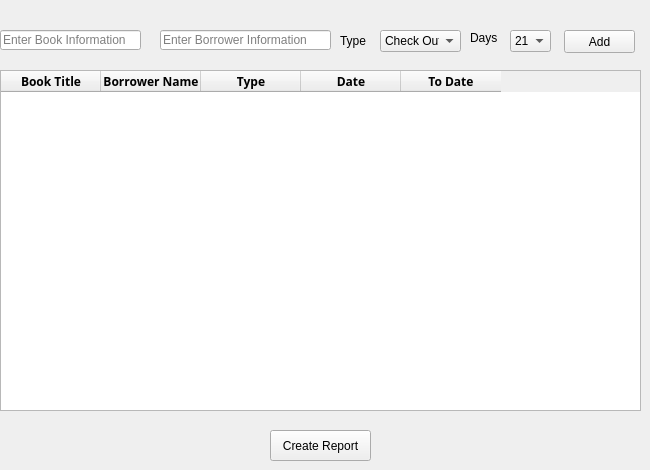
    <widget class="QWidget" name="tab">
     <attribute name="title">
      <string>Transaction</string>
     </attribute>
     <widget class="QTableWidget" name="tableWidget">
      <property name="geometry">
       <rect>
        <x>0</x>
        <y>70</y>
        <width>641</width>
        <height>341</height>
       </rect>
      </property>
      <property name="font">
       <font>
        <family>Segoe UI Semibold</family>
        <pointsize>9</pointsize>
        <weight>75</weight>
        <bold>true</bold>
       </font>
      </property>
      <column>
       <property name="text">
        <string>Book Title</string>
       </property>
      </column>
      <column>
       <property name="text">
        <string>Borrower Name</string>
       </property>
      </column>
      <column>
       <property name="text">
        <string>Type</string>
       </property>
      </column>
      <column>
       <property name="text">
        <string>Date</string>
       </property>
      </column>
      <column>
       <property name="text">
        <string>To Date</string>
       </property>
      </column>
     </widget>
     <widget class="QLabel" name="label">
      <property name="geometry">
       <rect>
        <x>340</x>
        <y>30</y>
        <width>31</width>
        <height>21</height>
       </rect>
      </property>
      <property name="text">
       <string>Type</string>
      </property>
     </widget>
     <widget class="QComboBox" name="comboBox">
      <property name="geometry">
       <rect>
        <x>380</x>
        <y>30</y>
        <width>81</width>
        <height>22</height>
       </rect>
      </property>
      <item>
       <property name="text">
        <string>Check Out</string>
       </property>
      </item>
      <item>
       <property name="text">
        <string>Check In</string>
       </property>
      </item>
      <item>
       <property name="text">
        <string>Renew</string>
       </property>
      </item>
      <item>
       <property name="text">
        <string>Hold</string>
       </property>
      </item>
     </widget>
     <widget class="QPushButton" name="pushButton_6">
      <property name="geometry">
       <rect>
        <x>564</x>
        <y>30</y>
        <width>71</width>
        <height>23</height>
       </rect>
      </property>
      <property name="text">
       <string>Add</string>
      </property>
     </widget>
     <widget class="QLineEdit" name="lineEdit">
      <property name="geometry">
       <rect>
        <x>0</x>
        <y>30</y>
        <width>141</width>
        <height>20</height>
       </rect>
      </property>
      <property name="placeholderText">
       <string>Enter Book Information</string>
      </property>
     </widget>
     <widget class="QComboBox" name="comboBox_2">
      <property name="geometry">
       <rect>
        <x>510</x>
        <y>30</y>
        <width>41</width>
        <height>22</height>
       </rect>
      </property>
      <item>
       <property name="text">
        <string>21</string>
       </property>
      </item>
     </widget>
     <widget class="QLabel" name="label_2">
      <property name="geometry">
       <rect>
        <x>470</x>
        <y>30</y>
        <width>31</width>
        <height>16</height>
       </rect>
      </property>
      <property name="text">
       <string>Days</string>
      </property>
     </widget>
     <widget class="QPushButton" name="pushButton_22">
      <property name="geometry">
       <rect>
        <x>270</x>
        <y>430</y>
        <width>101</width>
        <height>31</height>
       </rect>
      </property>
      <property name="text">
       <string>Create Report</string>
      </property>
     </widget>
     <widget class="QLineEdit" name="lineEdit_23">
      <property name="geometry">
       <rect>
        <x>160</x>
        <y>30</y>
        <width>171</width>
        <height>20</height>
       </rect>
      </property>
      <property name="placeholderText">
       <string>Enter Borrower Information</string>
      </property>
     </widget>
    </widget>
